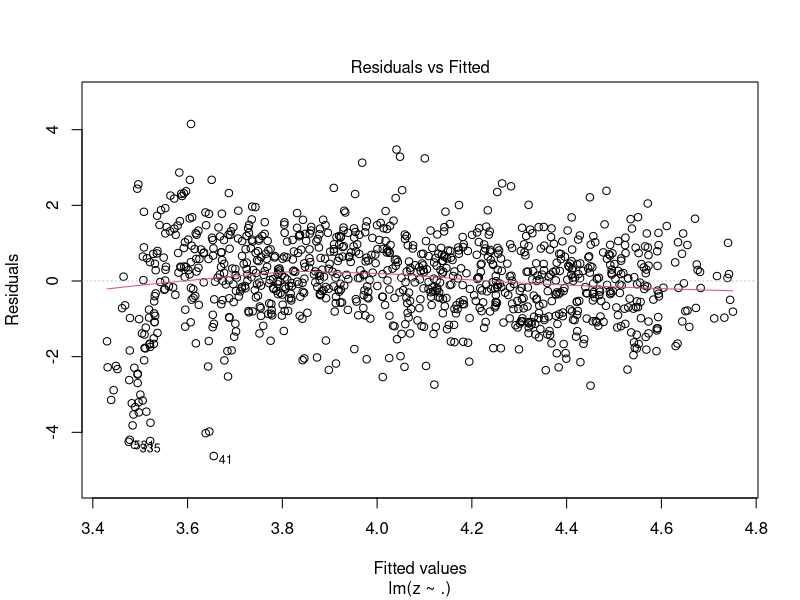
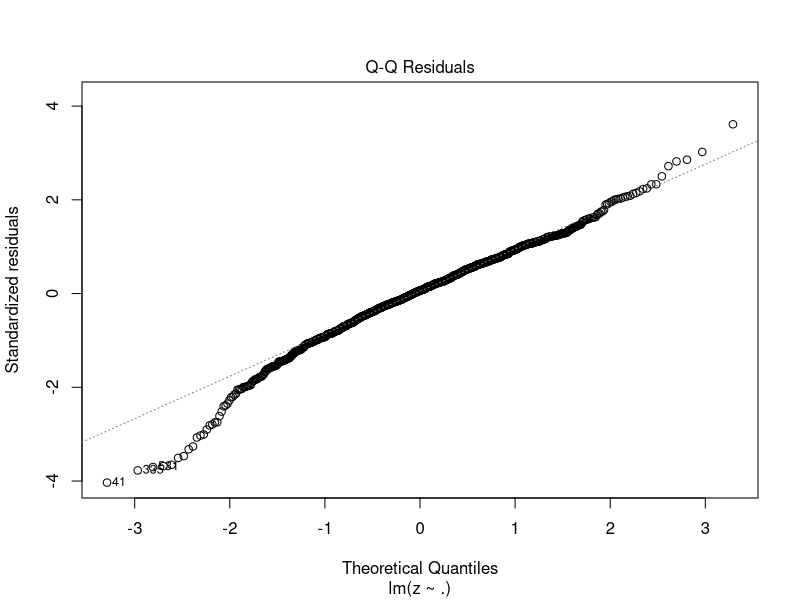
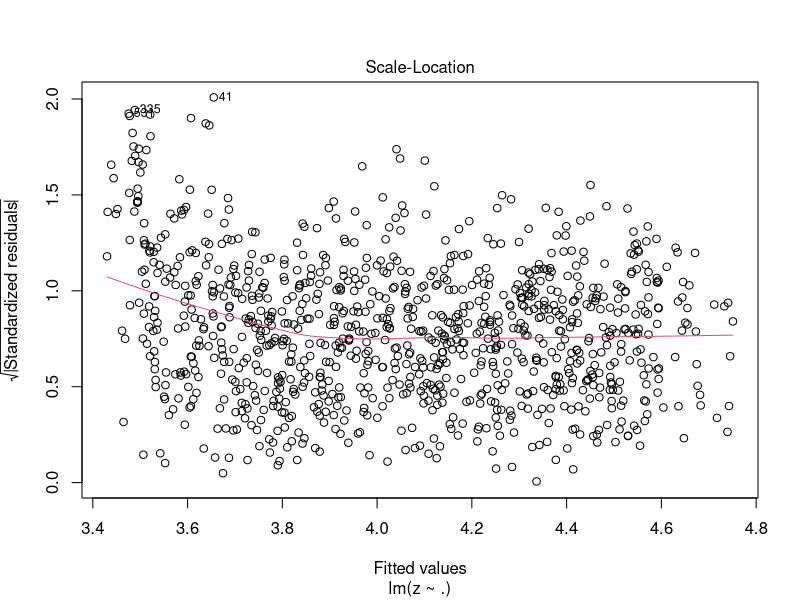
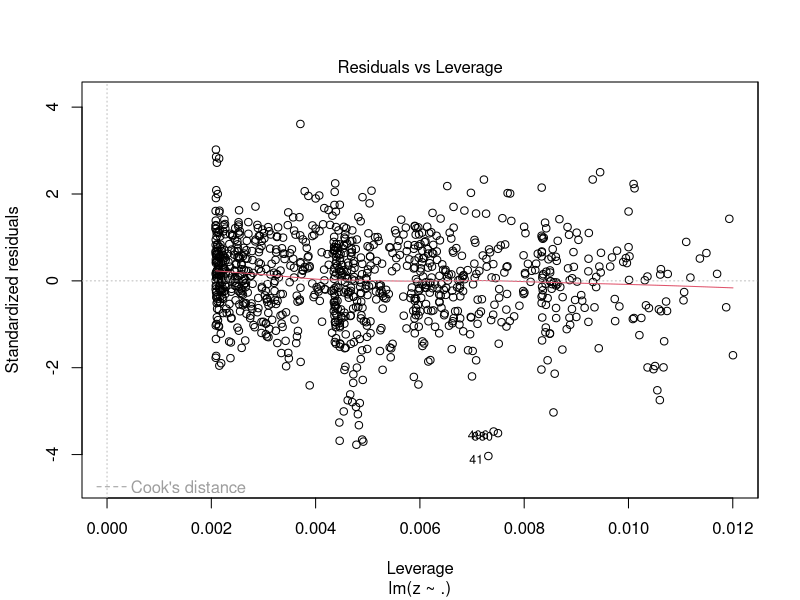

R code for these plots, in order:
weights = c(0.02,0.5,1.5,3.2)
sigmoid <- function(x,y, alpha = 0.1) {  42.0 / (10+exp( -(-7.0 + x * alpha + weights[y])))}


set.seed(777)

N = 1000
df = data.frame(x=runif(N,0,1000), y = as.factor(sample(c(1,2,3,4),size=100, prob=c(0.5,0.25,0.1,0.15), replace = TRUE)))
df$z = apply(df, function(row) { sigmoid(as.numeric(row[1]), as.numeric(row[2])) + rnorm(1)}, MARGIN=1)


df$y <- as.factor(df$y)

lin.fit <- lm(z ~ ., data = df)
summary(lin.fit)
plot(lin.fit)

rmse <- function(obs, theor) {
  sqrt(sum((obs - theor)^2)/length(obs))
}

cross.validation <- function(fo, df, perc = 0.8) {
  train.ind <- sample(1:nrow(df), nrow(df) * 0.8)
  train <- df[train.ind,]
  test <- df[-train.ind,]
  lin.fit <- lm(fo, data = train)
  predicted <- predict(lin.fit, test)
  
  list(rmse = rmse(predicted - test$density, rep(0, length(predicted))),
       median = median((predicted - test$density)^2)
  )
}



